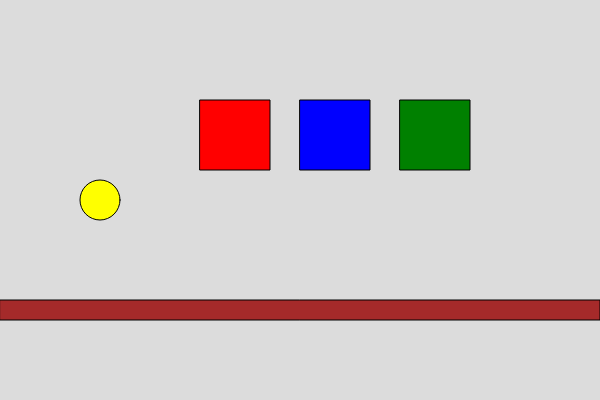
Frame 1 (no input)
Frame 60 (no input): identical to frame 1, image omitted
Frame 120 (the mouse pressed at the canvas centre since frame 60): identical to frame 1, image omitted

The p5.js sketch that drew this single still picture (run headless with seeded random() and noise() and a simulated clock; from frame 60 on, the mouse is pressed at the canvas centre):

// p5.js sketch
// ── sketch.js
var box1, box2, box3, ground;
var ball;

function setup() 
{
  createCanvas(600, 400);
    
  ground = new Box(0,300,600,20, "brown");
  box1 = new Box(200,100,70,70, "red");
  box2 = new Box(300,100,70,70, "blue");
  box3 = new Box(400,100,70,70, "green");
  ball = new Ball(100,200,40, "yellow");
}

function draw() 
{
  background(220);
  ground.display();
    
  box1.display();
  box2.display();
  box3.display();
  ball.display();
 
}








// ── Ball.js
class Ball
    {
        constructor (x,y,r,newColor)
    {
       this.x = x;
        this.y = y;
        this.radius = r;
        this.color = newColor;
    }
        
     display()   
    {
       fill(this.color);    
       ellipse(this.x,this.y,this.radius,this.radius) ;
        
    }
}
// ── Box.js
class Box
    {
      constructor(x,y,w,h,newColor){
          this.x = x;
          this.y = y;
          this.width = w;
          this.height = h;
          this.color = newColor;
      }    
      display(){
          fill(this.color);
          rect(this.x, this.y, this.width,this.height);
      }
        
    }
